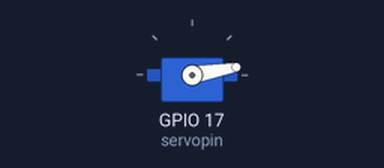
A program run on a simulated Raspberry Pi (BCM pin numbers). Shown: servo. Servo angles are drawn from the pulse width (0.5 ms = 0°, 2.5 ms = 180°).

Above: at 0.05 s.
At 0.3 s:
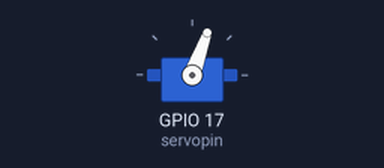
At 0.55 s:
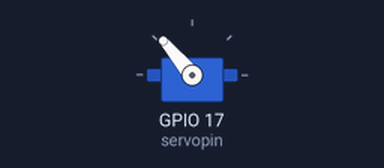
At 1.05 s:
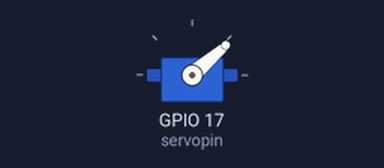
Timing chart, 0 to 3.0 s (numbered marks = the images above):
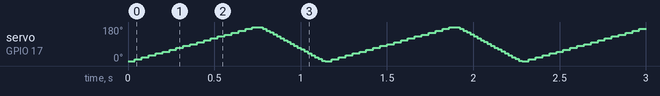

The program:

servo01.py
```python
#!/usr/bin/env python

import RPi.GPIO as GPIO
import time
import signal
import atexit

atexit.register(GPIO.cleanup)

servopin = 17
GPIO.setmode(GPIO.BCM)
GPIO.setup(servopin, GPIO.OUT, initial=False)
p = GPIO.PWM(servopin,50)
p.start(0)
# time.sleep(2)

while(True):
	for i in range(0,181,10):
		p.ChangeDutyCycle(2.5 + 10 * i / 180)
		time.sleep(0.02)
		p.ChangeDutyCycle(0)
		time.sleep(0.02)

	for i in range(181,0,-10):
		p.ChangeDutyCycle(2.5 + 10 * i / 180)
		time.sleep(0.02)
		p.ChangeDutyCycle(0)
		# time.sleep(0.02)
```
